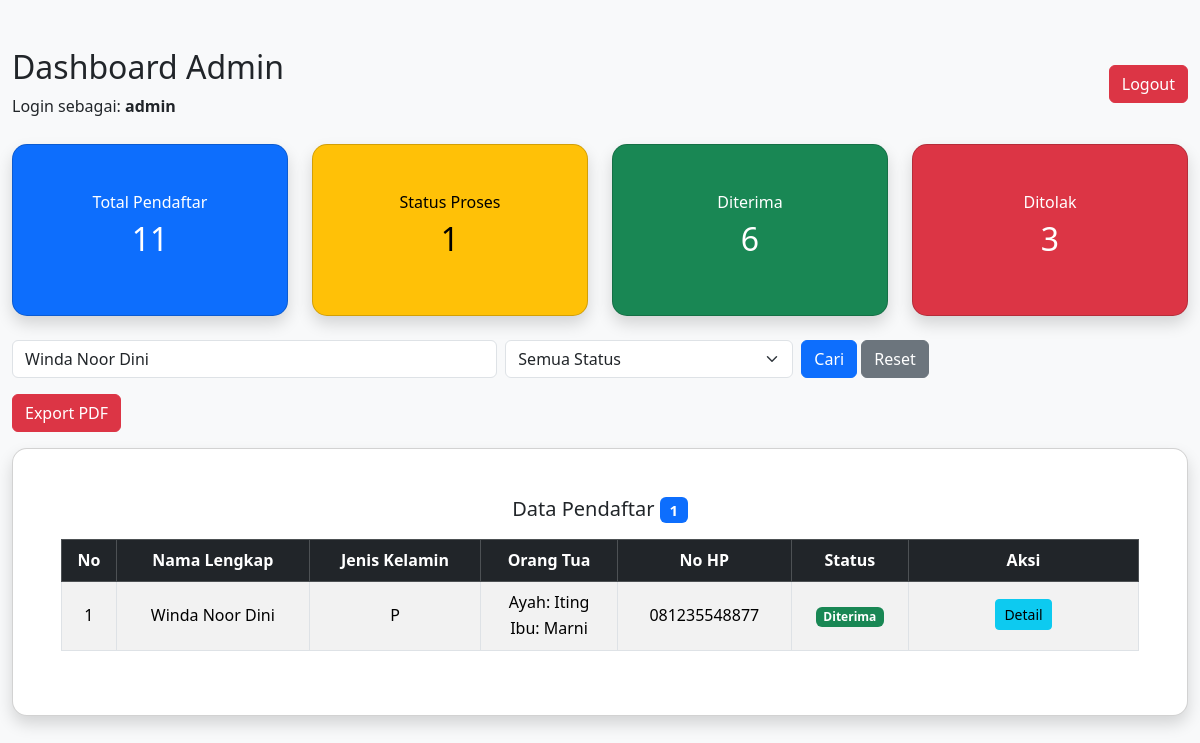
Screenshot of /admin/dashboard.php?keyword=Winda Noor Dini (signed in) with the database file from the repository.
### tables this page shows
CREATE TABLE `pendaftaran` (
  `id` int(11) NOT NULL,
  `nama_lengkap` varchar(100) NOT NULL,
  `no_hp` varchar(20) NOT NULL,
  `alamat` text NOT NULL,
  `created_at` timestamp NOT NULL DEFAULT current_timestamp(),
  `nik` varchar(20) NOT NULL,
  `tempat_lahir` varchar(50) NOT NULL,
  `tanggal_lahir` date DEFAULT NULL,
  `jenis_kelamin` enum('L','P') NOT NULL,
  `email` varchar(100) NOT NULL,
  `asal_sekolah` varchar(100) NOT NULL,
  `tahun_lulus` varchar(4) NOT NULL,
  `nama_ayah` varchar(100) NOT NULL,
  `pekerjaan_ayah` varchar(100) NOT NULL,
  `nama_ibu` varchar(100) NOT NULL,
  `pekerjaan_ibu` varchar(100) NOT NULL,
  `no_hp_ortu` varchar(20) NOT NULL,
  `alasan_daftar` text NOT NULL,
  `file_kk` varchar(255) DEFAULT NULL,
  `file_akta` varchar(255) DEFAULT NULL,
  `file_ktp_ortu` varchar(255) DEFAULT NULL,
  `file_ijazah` varchar(255) DEFAULT NULL,
  `file_foto` varchar(255) DEFAULT NULL,
  `status` enum('proses','diterima','ditolak') DEFAULT 'proses',
  `kk` varchar(255) DEFAULT NULL,
  `akta_kelahiran` varchar(255) DEFAULT NULL,
  `ktp_ortu` varchar(255) DEFAULT NULL,
  `ijazah` varchar(255) DEFAULT NULL,
  `pas_foto` varchar(255) DEFAULT NULL
);

### admin/dashboard.php (the view, shortened to what this page needs)
<?php
include "../php/koneksi.php";
$total_pendaftar = mysqli_fetch_assoc(
    mysqli_query($koneksi, "SELECT COUNT(*) AS total FROM pendaftaran")
)['total'];
$total_proses = mysqli_fetch_assoc(
    mysqli_query($koneksi, "SELECT COUNT(*) AS total FROM pendaftaran WHERE status='proses'")
)['total'];
$total_diterima = mysqli_fetch_assoc(
    mysqli_query($koneksi, "SELECT COUNT(*) AS total FROM pendaftaran WHERE status='diterima'")
)['total'];
$total_ditolak = mysqli_fetch_assoc(
    mysqli_query($koneksi, "SELECT COUNT(*) AS total FROM pendaftaran WHERE status='ditolak'")
)['total'];
$keyword = isset($_GET['keyword']) ? mysqli_real_escape_string($koneksi, $_GET['keyword']) : '';
$status  = isset($_GET['status'])  ? mysqli_real_escape_string($koneksi, $_GET['status'])  : '';
$sql = "SELECT * FROM pendaftaran WHERE 1";
if (!empty($keyword)) {
    $sql .= " AND nama_lengkap LIKE '%$keyword%'";
}
$sql .= " ORDER BY id DESC";
$query = mysqli_query($koneksi, $sql);
$total = mysqli_num_rows($query);
?>
<!DOCTYPE html>
<html lang="id">
<head>
    <link href="https://cdn.jsdelivr.net/npm/bootstrap@5.3.2/dist/css/bootstrap.min.css" rel="stylesheet">
    <link rel="stylesheet" href="../css/style.css">
</head>
<body>
    <div class="container mt-5">
        <div class="d-flex justify-content-between align-items-center mb-4">
            <div>
                <h2>Dashboard Admin</h2>
                <p class="mb-0">
                    Login sebagai: <strong><?php echo htmlspecialchars($_SESSION['admin']); ?></strong>
                </p>
            </div>
            <a href="logout.php" class="btn btn-danger">Logout</a>
        </div>
        <div class="row mb-4">
            <div class="col-md-3">
                <div class="card text-bg-primary shadow">
                    <div class="card-body text-center">
                        <h6>Total Pendaftar</h6>
                        <h2><?php echo $total_pendaftar; ?></h2>
                    </div>
                </div>
            </div>
            <div class="col-md-3">
                <div class="card text-bg-warning shadow">
                    <div class="card-body text-center">
                        <h6>Status Proses</h6>
                        <h2><?php echo $total_proses; ?></h2>
                    </div>
                </div>
            </div>
            <div class="col-md-3">
                <div class="card text-bg-success shadow">
                    <div class="card-body text-center">
                        <h6>Diterima</h6>
                        <h2><?php echo $total_diterima; ?></h2>
                    </div>
                </div>
            </div>
            <div class="col-md-3">
                <div class="card text-bg-danger shadow">
                    <div class="card-body text-center">
                        <h6>Ditolak</h6>
                        <h2><?php echo $total_ditolak; ?></h2>
                    </div>
                </div>
            </div>
        </div>
        <form method="GET" class="row g-2 mb-3">
            <div class="col-md-5">
                <input type="text"
                    name="keyword"
                    class="form-control"
                    placeholder="Cari nama santri..."
                    value="<?php echo htmlspecialchars($keyword); ?>">
            </div>
            <div class="col-md-3">
                <select name="status" class="form-select">
                    <option value="">Semua Status</option>
                </select>
            </div>
            <div class="col-md-4">
                <button type="submit" class="btn btn-primary">Cari</button>
                <a href="dashboard.php" class="btn btn-secondary">Reset</a>
            </div>
        </form>
        <div class="mb-3">
            <a href="export_pdf.php?keyword=<?php echo urlencode($keyword); ?>&status=<?php echo urlencode($status); ?>"
                target="_blank"
                class="btn btn-danger">
                Export PDF
            </a>
        </div>
        <div class="card shadow">
            <div class="card-body">
                <h5 class="card-title">
                    Data Pendaftar
                    <span class="badge bg-primary"><?php echo $total; ?></span>
                </h5>
                <div class="table-responsive mt-3">
                    <table class="table table-bordered table-striped align-middle">
                        <thead class="table-dark">
                            <tr>
                                <th>No</th>
                                <th>Nama Lengkap</th>
                                <th>Jenis Kelamin</th>
                                <th>Orang Tua</th>
                                <th>No HP</th>
                                <th>Status</th>
                                <th width="230">Aksi</th>
                            </tr>
                        </thead>
                        <tbody>
                            <?php if ($total > 0): ?>
                                <?php $no = 1;
                                while ($row = mysqli_fetch_assoc($query)): ?>
                                    <tr>
                                        <td><?php echo $no++; ?></td>
                                        <td><?php echo htmlspecialchars($row['nama_lengkap']); ?></td>
                                        <td><?php echo htmlspecialchars($row['jenis_kelamin']); ?></td>
                                        <td>
                                            Ayah: <?php echo htmlspecialchars($row['nama_ayah']); ?><br>
                                            Ibu: <?php echo htmlspecialchars($row['nama_ibu']); ?>
                                        </td>
                                        <td><?php echo htmlspecialchars($row['no_hp']); ?></td>
                                        <td>
                                            <?php
                                            if ($row['status'] == 'proses') {
                                                echo '<span class="badge bg-warning text-dark">Proses</span>';
                                            } elseif ($row['status'] == 'diterima') {
                                                echo '<span class="badge bg-success">Diterima</span>';
                                            } else {
                                                echo '<span class="badge bg-danger">Ditolak</span>';
                                            }
                                            ?>
                                        </td>
                                        <td>
                                            <a href="detail_pendaftar.php?id=<?php echo $row['id']; ?>"
                                                class="btn btn-info btn-sm mb-1">
                                                Detail
                                            </a>
                                        </td>
                                    </tr>
                                <?php endwhile; ?>
                            <?php else: ?>
                                <tr>
                                    <td colspan="7" class="text-center">Data tidak ditemukan</td>
                                </tr>
                            <?php endif; ?>
                        </tbody>
                    </table>
                </div>
            </div>
        </div>
    </div>
</body>
</html>

### css/style.css (style rules this page uses)
* { margin: 0; padding: 0; box-sizing: border-box; }
body { font-family: 'Segoe UI', Tahoma, Geneva, Verdana, sans-serif; line-height: 1.6; background: #f8f9fa; }
.container { max-width: 1400px; margin: 0 auto; }
.card { background: white; padding: 2rem; border-radius: 15px; box-shadow: 0 5px 20px rgba(0,0,0,0.1); transition: transform 0.3s, box-shadow 0.3s; text-align: center; animation: fadeInUp 0.6s ease-out backwards; }
.card:nth-child(1) { animation-delay: 0.1s; }

### rows the page displays
pendaftaran: nama_lengkap "Winda Noor Dini", jenis_kelamin "P", nama_ayah "Iting", nama_ibu "Marni", no_hp "081235548877", status "Diterima"

### other values shown
$_SESSION['admin'] "admin"
$total_pendaftar "11"
$total_proses "1"
$total_diterima "6"
$total_ditolak "3"
$total "1"
